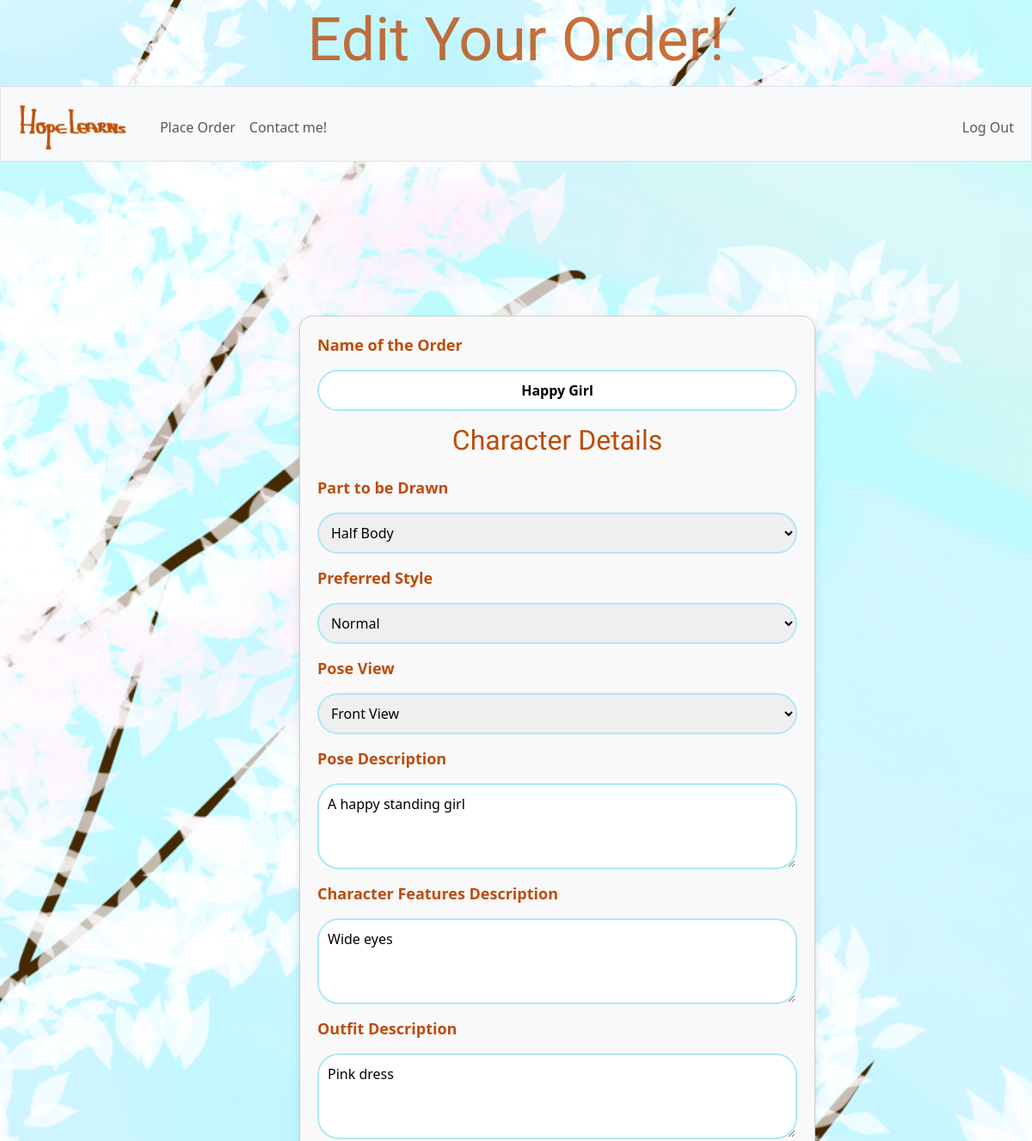
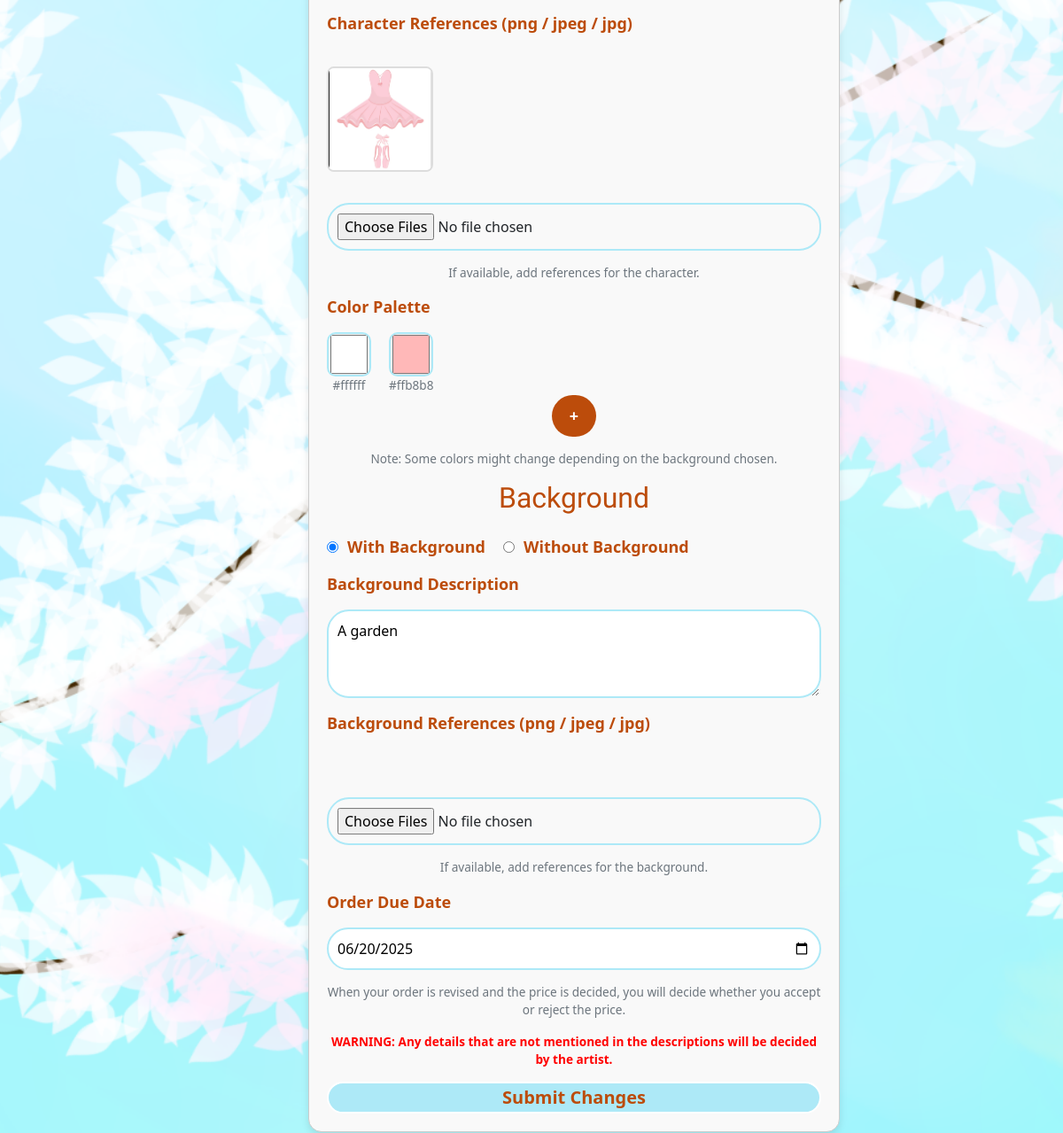
Page /edit-order?order_id=24 (signed in) on the committed database (2 pictures, top to bottom).
### tables this page shows
CREATE TABLE orders (
    order_id INTEGER PRIMARY KEY AUTOINCREMENT NOT NULL,
    user_id INTEGER NOT NULL,
    order_name VARCHAR(255) NOT NULL,
    character_part VARCHAR(50) NOT NULL,
    preferred_style VARCHAR(50) NOT NULL,
    pose_view VARCHAR(50) NOT NULL,
    pose_description TEXT NOT NULL,
    character_features_description TEXT,
    outfit_description TEXT,
    has_background BOOLEAN NOT NULL,
    background_description TEXT,
    price NUMERIC DEFAULT NULL,
    status VARCHAR(10) CHECK (status IN ('pending', 'reviewed', 'accepted', 'completed')) DEFAULT 'pending',
    order_due_date DATE NOT NULL,
    created_at DATETIME DEFAULT CURRENT_TIMESTAMP,
    FOREIGN KEY (user_id) REFERENCES users(id) ON DELETE CASCADE
);

CREATE TABLE character_references (
    id INTEGER PRIMARY KEY AUTOINCREMENT NOT NULL,
    order_id INTEGER NOT NULL,
    file_path TEXT NOT NULL,
    FOREIGN KEY (order_id) REFERENCES orders(order_id) ON DELETE CASCADE
);

CREATE TABLE color_palette (
    id INTEGER PRIMARY KEY AUTOINCREMENT NOT NULL,
    order_id INTEGER NOT NULL,
    color_hex VARCHAR(7) NOT NULL, -- Store color in hex format, e.g., "#FFFFFF"
    FOREIGN KEY (order_id) REFERENCES orders(order_id) ON DELETE CASCADE
);

### app.py (the view)
@app.route("/edit-order", methods=["GET", "POST"])
def edit_order():
    user_id = session["user_id"]
    is_admin = user_or_admin(user_id)
    if is_admin:
        return apology("unauthorized action", True)
    if request.method == "POST":
        form_data = get_form_data()
        if not isinstance(form_data, dict):
            return form_data  # Return the apology response directly
        order_name = form_data["order_name"]
        character_part = form_data["character_part"]
        preferred_style = form_data["preferred_style"]
        pose_view = form_data["pose_view"]
        pose_description = form_data["pose_description"]
        character_features_description = form_data["character_features_description"]
        outfit_description = form_data["outfit_description"]
        has_background = form_data["has_background"]
        background_description = form_data["background_description"]
        due_date = form_data["due_date"]
        colors = form_data["colors"]
        character_references = process_files('character_references[]', os.path.join(
            app.config['UPLOAD_FOLDER'], 'character_references'))
        if has_background:
            background_references = process_files('background_references[]', os.path.join(
                app.config['UPLOAD_FOLDER'], 'background_references'))
        else:
            background_references = []
        order_id = request.form.get("order_id")
        if not is_valid_order_id(False, order_id):
            return apology("unauthorized action")
        db.execute("""
                    UPDATE orders
                    SET
                    order_name = ?,
                    character_part = ?,
                    preferred_style = ?,
                    pose_view = ?,
                    pose_description = ?,
                    character_features_description = ?,
                    outfit_description = ?,
                    has_background = ?,
                    background_description = ?,
                    order_due_date = ?
                    WHERE order_id = ?;
                    """, order_name, character_part, preferred_style,
                   pose_view, pose_description, character_features_description,
                   outfit_description, has_background, background_description,
                   due_date, order_id)
        for color in colors:
            db.execute("""
                        INSERT INTO color_palette (order_id, color_hex)
                        VALUES (?, ?)
                        """, order_id, color)
        for path in character_references:
            db.execute("""
                    INSERT INTO character_references (order_id, file_path)
                    VALUES (?, ?)
                    """, order_id, path)
        for path in background_references:
            db.execute("""
                    INSERT INTO background_references (order_id, file_path)
                    VALUES (?, ?)
                    """, order_id, path)
        flash("Order edited successfully!")
        return redirect("/")
    else:
        order_id = request.args.get("order_id")
        if not is_valid_order_id(False, order_id):
            return apology("unauthorized action")
        else:
            order = db.execute("SELECT * FROM orders WHERE order_id = ?", order_id)
            order = order[0]
            order["has_background"] = order["has_background"] == 'TRUE'
            colors = db.execute("SELECT DISTINCT color_hex FROM color_palette WHERE order_id = ?", order_id)
            character_references = db.execute(
                "SELECT file_path FROM character_references WHERE order_id = ?", order_id)
            background_references = db.execute(
                "SELECT file_path FROM background_references WHERE order_id = ?", order_id)
            return render_template("edit-order.html", order=order, colors=colors, character_references=character_references,
                                   background_references=background_references, page_title="Edit Your Order!")

### app.py (called while the page is built)
@app.after_request
def after_request(response):
    response.headers["Cache-Control"] = "no-cache, no-store, must-revalidate"
    response.headers["Expires"] = 0
    response.headers["Pragma"] = "no-cache"
    return response

### helpers.py (called while the page is built)
def is_valid_order_id(is_admin, order_id):
    user_id = session["user_id"]
    try:
        if not order_id:
            return False
        order_id = int(order_id)
        if not is_admin:
            true_order_id = db.execute(
                "SELECT order_id FROM orders WHERE order_id = ? AND user_id = ?",
                order_id,
                user_id,
            )
            if len(true_order_id) == 0:
                return False
        else:
            order = db.execute("SELECT * FROM orders WHERE order_id = ?", order_id)
            if len(order) == 0:
                return False
    except ValueError:
        return False
    return True

def user_or_admin(user_id):
    is_admin = db.execute("SELECT is_admin FROM users WHERE id = ?", user_id)
    is_admin = is_admin[0]["is_admin"]
    return is_admin

### templates/edit-order.html (shortened to what this page needs)
{% extends "layout.html" %}
{% block main %}
    <div class="order-form-container">
        <form action="/edit-order" method="post" enctype="multipart/form-data">
            <label for="order-name">Name of the Order</label>
            <input type="text" id="order-name" class="special-input" name="order_name" value="{{ order.order_name }}">
            <h2>Character Details</h2>
            <label for="character-part">Part to be Drawn</label>
            <select id="character-part" name="character_part">
                <option value="Half Body" {% if order.character_part == 'Half Body' %}selected{% endif %}>Half Body</option>
            </select>
            <label for="preferred-style">Preferred Style</label>
            <select id="preferred-style" name="preferred_style">
                <option value="Normal" {% if order.preferred_style == 'Normal' %}selected{% endif %}>Normal</option>
            </select>
            <label for="pose-view">Pose View</label>
            <select id="pose-view" name="pose_view">
                <option value="Front View" {% if order.pose_view == 'Front View' %}selected{% endif %}>Front View</option>
            </select>
            <label for="pose-description">Pose Description</label>
            <textarea id="pose-description" name="pose_description" placeholder="Describe the character pose in as much detail as possible">{{ order.pose_description }}</textarea>
            <label for="character-features-description">Character Features Description</label>
            <textarea id="character-features-description" name="character_features_description" placeholder="Describe the character features in as much detail as possible">{{ order.character_features_description }}</textarea>
            <label for="outfit-description">Outfit Description</label>
            <textarea id="outfit-description" name="outfit_description" placeholder="Describe the character outfit in as much detail as possible">{{ order.outfit_description }}</textarea>
            <label for="character-references">Character References (png / jpeg / jpg)</label>
            <div class="reference-list">
                {% if character_references %}
                    {% for reference in character_references %}
                        <a href="{{ reference.file_path }}" target="_blank" download>
                            <img src="{{ reference.file_path }}" alt="A character reference." class="thumbnail">
                        </a>
                    {% endfor %}
                {% endif %}
            </div>
            <input type="file" id="character-references" name="character_references[]" accept=".png, .jpeg, .jpg" multiple>
            <small class="form-note">If available, add references for the character.</small>
            <label for="color1">Color Palette</label>
            <div>
                <div id="colorInputs" class="color-inputs">
                    {% for color in colors %}
                        <div class="color-box-container">
                            <input class="color-box" type="color" id="color1" name="colors[]" value="{{ color.color_hex }}">
                            <small class="form-note">{{ color.color_hex }}</small>
                        </div>
                    {% endfor %}
                </div>
                <button type="button" id="addColor" class="add-color-btn">+</button>
            </div>
            <small class="form-note">Note: Some colors might change depending on the background chosen.</small>
            <h2>Background</h2>
            <div class="radio-group">
                <label for="background-with">
                    <input type="radio" id="background-with" name="background" value="with-background" {% if order.has_background %}checked{% endif %}>
                    With Background
                </label>
                <label for="background-without">
                    <input type="radio" id="background-without" name="background" value="without-background" {% if not order.has_background %}checked{% endif %}>
                    Without Background
                </label>
            </div>
            <div id="with-background-section">
                <label for="background-description">Background Description</label>
                <textarea id="background-description" name="background_description" placeholder="Describe the background in as much detail as possible">{{order.background_description }}</textarea>
                <label for="background-references">Background References (png / jpeg / jpg)</label>
                <input type="file" id="background-references" name="background_references[]" accept=".png, .jpeg, .jpg" multiple>
                <small class="form-note">If available, add references for the background.</small>
            </div>
            <label for="due-date">Order Due Date</label>
            <input type="date" id="due-date" name="due_date" value="{{ order.order_due_date }}">
            <small class="form-note">When your order is revised and the price is decided, you will decide whether you accept or reject the price.</small>
            <small class="form-note imp"><b>WARNING: Any details that are not mentioned in the descriptions will be decided by the artist.</b></small>
            <input type="submit" value="Submit Changes">
        </form>
    </div>
{% endblock %}

### static/styles.css (style rules this page uses)
html, body { height: 100%; margin: 0; padding: 0 }
.order-form-container { width: 80%; max-width: 600px; background-color: #f9f9f9; border: 1px solid #ccc; border-radius: 15px; box-shadow: 0 4px 8px #0000001a; padding: 20px; transform: translate(58%, 8%) }
form { display: flex; flex-direction: column; gap: 15px }
label, h3 { font-weight: 700; color: #bc4c0b; font-size: 18px; text-align: left }
.special-input, input[type="date"], input[type="file"], textarea, select { width: 100%; border-radius: 25px; border: 2px solid #ade9f7; padding: 10px; font-size: 16px; box-sizing: border-box }
.special-input { text-align: center; font-weight: 700 }
textarea { height: 100px; resize: vertical }
input[type="submit"] { background-color: #ade9f7; color: #bc4c0b; font-size: 20px; font-weight: 700; border: 2px solid #fff; border-radius: 25px; cursor: pointer; transition: background-color .3s ease }
h2 { font-family: "Matemasie", sans-serif; color: #bc4c0b }
.form-note { font-size: .85em; color: #6c757d; text-align: center }
.color-inputs { display: flex; gap: 20px; flex-wrap: wrap }
.color-box { width: 50px; height: 50px; border: 2px solid #ade9f7; border-radius: 10px; cursor: pointer; transition: transform .3s ease, border-color .3s ease }
.color-box-container { display: flex; flex-direction: column; align-items: center }
.add-color-btn { padding: 10px 20px; font-size: 18px; font-weight: 700; color: #fff; background-color: #bc4c0b; border: none; border-radius: 25px; cursor: pointer; transition: background-color .3s ease }
.radio-group { display: flex; gap: 20px }
.radio-group label { display: flex; align-items: center; gap: 10px }
#with-background-section { display: flex; flex-direction: column; gap: 15px }
.imp { color: red }
body { background-image: url('/static/blue with trees.png'); background-repeat: repeat; background-size: cover; background-position: top center; width: 100%; min-height: 100vh }
.reference-list { display: flex; gap: 15px; margin: 20px 0 }
.thumbnail { width: 120px; height: auto; border: 2px solid #ddd; border-radius: 8px; transition: transform 0.2s, box-shadow .2s; float: left }

### rows in the picture
orders: order_name "Happy Girl", character_part "Half Body", preferred_style "Normal", pose_view "Front View", pose_description "A happy standing girl", character_features_description "Wide eyes", outfit_description "Pink dress", has_background "☑ With Background", has_background "☐ Without Background", background_description "A garden", due_date "06/20/2025"
character_references: file_path (picture)
color_palette: color_hex "#ffffff"
color_palette: color_hex "#ffb8b8"

### other values in the picture
{{ page_title or "Hope Learns!" }} "Edit Your Order!"
